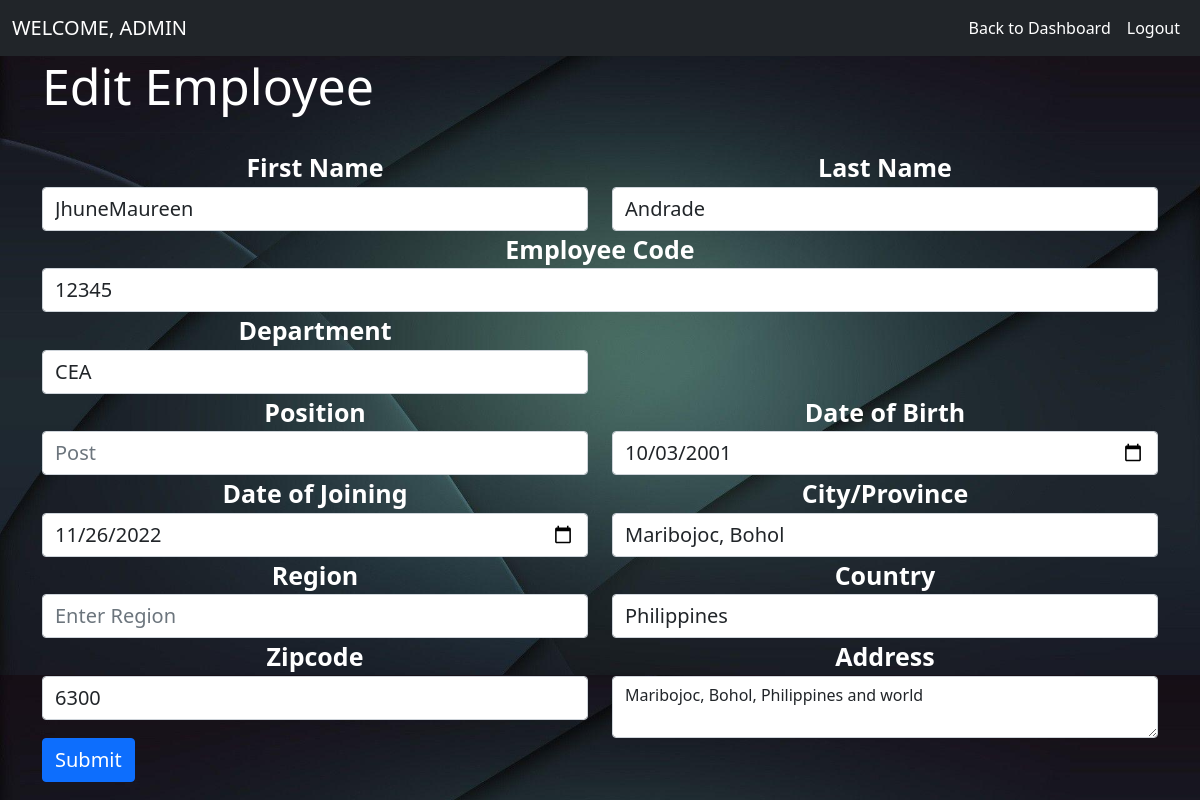
Screenshot of /employee-edit/4 (signed in) with the database file from the repository.
### admin_side/models.py (models this page shows, shortened)
class Employee(models.Model):
    user = models.ForeignKey(User, on_delete=models.CASCADE, null=True)
    empcode = models.CharField(max_length=100, null=True)
    dob = models.DateField(null=True, blank=True)
    doj = models.DateField(null=True, blank=True)
    department = models.CharField(max_length=100, null=True, blank=True)
    position = models.CharField(max_length=100, null=True, blank=True)
    address = models.CharField(max_length=100, null=True, blank=True)
    city = models.CharField(max_length=100, null=True, blank=True)
    country = models.CharField(max_length=100, null=True, blank=True)
    zipcode = models.CharField(max_length=100, null=True, blank=True)
    region = models.CharField(max_length=100, null=True, blank=True)
    active = models.BooleanField(default=True)
    leave_count = models.IntegerField(null=True, blank=True, default=0)
    on_leave = models.BooleanField(default=False)

### admin_side/views.py (the view, shortened to what this page needs)
# urls.py: path('employee-edit/<int:pid>', edit_employee, name="edit_employee"),
def edit_employee(request, pid):
    if not request.user.is_authenticated:
        return redirect('admin_login')
    error = ""
    emp_data =Employee.objects.get(id=pid)
    d = {'error': error,'emp_data': emp_data}
    return render(request, 'edit_employeee.html', d)

### admin_side/templates/edit_employeee.html (shortened to what this page needs)
{% extends 'admin_home.html' %}
{% block body %}
{% load static %}
<body style="background-image:url('{% static 'images/add.jpg'%}'); background-repeat: no repeat; background-size: 100%">
<div class="container">
    <h2 style=" color:white; font-size:50px">Edit Employee</h2><hr>
<form method="post" action="" enctype="multipart/form-data">
    <div class="row">
      <div class="col-sm-6">
        <div class="form-group" style="text-align:center; color: white; font-size:25px;font-weight:bold">
            <label>First Name</label>
            <input style=" font-size:20px" type="text" name="firstname" placeholder="Enter First Name"  class="form-control"  value="{{emp_data.user.first_name}}" pattern="[A-Za-z]+">
        </div>
    </div>
    <div class="col-sm-6">
        <div class="form-group" style="text-align:center; color: white; font-size:25px;font-weight:bold">
            <label>Last Name</label>
            <input style=" font-size:20px" type="text" name="lastname" placeholder="Enter Last Name"  class="form-control" value="{{emp_data.user.last_name}}" pattern="[A-Za-z]+">
        </div>
    </div>
    <div class="col-sm-12">
      <div class="form-group" style="text-align:center; color: white; font-size:25px;font-weight:bold">
          <label>Employee Code</label>
          <input style=" font-size:20px" type="text" name="empcode" value="{{emp_data.empcode}}" placeholder="Employee Code" required class="form-control" pattern="[0-9]+">
      </div>
  </div>
    <div class="form-group col-md-6" style="text-align:center; color: white; font-size:25px;font-weight:bold">
      <label for="inputPassword4">Department</label>
      <input style=" font-size:20px" type="text" class="form-control" name="department" id="inputPassword4" value="{{emp_data.department}}" required placeholder="Department">
    </div>
  </div>
    <div class="row">
    <div class="form-group col-md-6" style="text-align:center; color: white; font-size:25px;font-weight:bold">
      <label for="inputEmail4">Position</label>
      <input style=" font-size:20px" type="text" class="form-control" name="position" id="inputEmail4" value="{{emp_data.post}}" required placeholder="Post">
    </div>
    <div class="form-group col-md-6" style="text-align:center; color: white; font-size:25px;font-weight:bold">
      <label for="inputPassword4">Date of Birth</label>
      <input style=" font-size:20px" type="date" class="form-control" name="dob" id="inputPassword4"  value="{{emp_data.dob|date:"Y-m-d"}}" required>
    </div>
    </div>
    <div class="row">
    <div class="form-group col-md-6" style="text-align:center; color: white; font-size:25px;font-weight:bold">
      <label for="inputEmail4">Date of Joining</label>
      <input style=" font-size:20px" type="date" class="form-control" name="doj" id="inputEmail4" value="{{emp_data.doj|date:"Y-m-d"}}" required>
    </div>
    <div class="form-group col-md-6" style="text-align:center; color: white; font-size:25px;font-weight:bold">
      <label for="inputPassword4">City/Province</label>
      <input style=" font-size:20px" type="text" class="form-control" name="city" id="inputPassword4"  value="{{emp_data.city}}" required placeholder="Enter City/Province">
    </div>
    </div>
    <div class="row">
        <div class="form-group col-md-6" style="text-align:center; color: white; font-size:25px;font-weight:bold">
          <label for="inputEmail4">Region</label>
          <input style=" font-size:20px" type="text" class="form-control" name="region" id="inputEmail4" value="{{emp_data.state}}" required placeholder="Enter Region">
        </div>
        <div class="form-group col-md-6" style="text-align:center; color: white; font-size:25px;font-weight:bold">
          <label for="inputPassword4">Country</label>
          <input style=" font-size:20px" type="text" class="form-control" name="country" id="inputPassword4" value="{{emp_data.country}}" required placeholder="Enter Country">
        </div>
    </div>
    <div class="row">
        <div class="form-group col-md-6" style="text-align:center; color: white; font-size:25px;font-weight:bold">
          <label for="inputEmail4">Zipcode</label>
          <input style=" font-size:20px" type="text" class="form-control" name="zipcode" id="inputEmail4" value="{{emp_data.zipcode}}" required placeholder="Enter zipcode">
        </div>
        <div class="form-group col-md-6" style="text-align:center; color: white; font-size:25px;font-weight:bold">
            <label for="exampleFormControlTextarea1">Address</label>
            <textarea class="form-control" id="exampleFormControlTextarea1" name="address" rows="2">{{emp_data.address}}</textarea>
        </div>
    </div>
  <button style=" font-size:20px" type="submit" class="btn btn-primary" type="submit" class="btn btn-primary">Submit</button>
</form>
</div>
{% endblock  %}

### rows the page displays
Employee: firstname "JhuneMaureen", lastname "Andrade", empcode "12345", department "CEA", dob "10/03/2001", doj "11/26/2022", city "Maribojoc, Bohol", country "Philippines", zipcode "6300", address "Maribojoc, Bohol, Philippines and world"
